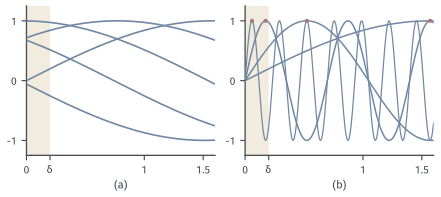

The Python source for this figure:
from pathlib import Path
import sys
ROOT = next(p for p in Path(__file__).resolve().parents if (p/"build.sh").is_file() and (p/"tex/book.tex").is_file())
sys.path.insert(0, str(ROOT/"figures/00-shared/mathematical-preliminaries-upper/00-shared/comprehension-figures"))
from support import figure, save, BLUE, GREEN, YELLOW, RED, PURPLE, INK, MUTED, GRID, BLUE_FILL, GREEN_FILL, YELLOW_FILL, RED_FILL, PURPLE_FILL
import numpy as np

# (a) sin(x+c), c=0,0.8,1.6,2.4,3.2 (1-Lipschitz); (b) sin(nx), n=1,3,9,27, with first peak pi/(2n).
fig, axes = figure(width_mm=112, height_mm=50, ncols=2)
fig.set_layout_engine(None)
fig.subplots_adjust(left=.06, right=.985, top=.97, bottom=.21, wspace=.16)
x = np.linspace(0, 1.6, 2000); d = .2
a = axes[0]
a.axvspan(0, d, color=YELLOW_FILL, lw=0, zorder=1)
for c in (0, .8, 1.6, 2.4, 3.2):
    a.plot(x, np.sin(x+c), color=BLUE, lw=1.2, zorder=3)
b = axes[1]
b.axvspan(0, d, color=YELLOW_FILL, lw=0, zorder=1)
for n in (1, 3, 9, 27):
    b.plot(x, np.sin(n*x), color=BLUE, lw=1.1 if n < 27 else .9, zorder=3)
    b.plot([np.pi/(2*n)], [1], 'o', ms=3, color=RED, mew=0, zorder=5, clip_on=False)
for ax, s in zip(axes, '(a) (b)'.split()):
    ax.set_xlim(0, 1.6); ax.set_ylim(-1.25, 1.25); ax.set_xticks([0, d, 1, 1.5]); ax.set_xticklabels(['0', r'$\delta$', '1', '1.5']); ax.set_yticks([-1, 0, 1])
    ax.spines['left'].set_linewidth(.95); ax.spines['bottom'].set_linewidth(.95)
    q = ax.get_position(); fig.text((q.x0+q.x1)/2, .03, s, ha='center', va='bottom')
save(fig, Path(__file__).resolve().parent, 'figure', {'formula': 'sin(x+c); sin(n x), peak at pi/(2n); delta=0.2'})
